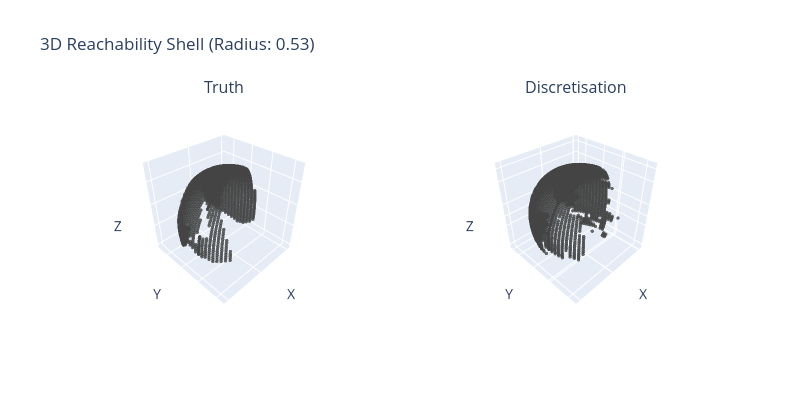

The notebook cell saved with this chart:
### Code cell
compute_metrics(slice_discretisation, slice_labels)

### Figure 1 — Plotly figure (JSON) as saved in the notebook; plotly's stock layout.template omitted (floating-point values rounded to 4 significant figures; data arrays with more than 128 entries replaced by an {"elided": "..."} marker saying what was removed)
{"data": [{"marker": {"color": {"elided": "2201 bool values"}, "colorscale": [[0.0, "#440154"], [0.1111, "#482878"], [0.2222, "#3e4989"], [0.3333, "#31688e"], [0.4444, "#26828e"], [0.5556, "#1f9e89"], [0.6667, "#35b779"], [0.7778, "#6ece58"], [0.8889, "#b5de2b"], [1.0, "#fde725"]], "opacity": 0.8, "size": 2}, "mode": "markers", "showlegend": false, "x": {"elided": "2201 float values"}, "y": {"elided": "2201 float values"}, "z": {"elided": "2201 float values"}, "type": "scatter3d", "scene": "scene"}, {"marker": {"color": {"elided": "3158 bool values"}, "colorscale": [[0.0, "#440154"], [0.1111, "#482878"], [0.2222, "#3e4989"], [0.3333, "#31688e"], [0.4444, "#26828e"], [0.5556, "#1f9e89"], [0.6667, "#35b779"], [0.7778, "#6ece58"], [0.8889, "#b5de2b"], [1.0, "#fde725"]], "opacity": 0.8, "size": 2}, "mode": "markers", "showlegend": false, "x": {"elided": "3158 float values"}, "y": {"elided": "3158 float values"}, "z": {"elided": "3158 float values"}, "type": "scatter3d", "scene": "scene2"}], "layout": {"scene": {"domain": {"x": [0.0, 0.45], "y": [0.0, 1.0]}, "xaxis": {"title": {"text": "X"}, "showticklabels": false}, "yaxis": {"title": {"text": "Y"}, "showticklabels": false}, "zaxis": {"title": {"text": "Z"}, "showticklabels": false}, "camera": {"eye": {"x": 1.5, "y": 1.5, "z": 1.5}}, "aspectmode": "cube"}, "scene2": {"domain": {"x": [0.55, 1.0], "y": [0.0, 1.0]}, "xaxis": {"title": {"text": "X"}, "showticklabels": false}, "yaxis": {"title": {"text": "Y"}, "showticklabels": false}, "zaxis": {"title": {"text": "Z"}, "showticklabels": false}, "camera": {"eye": {"x": 1.5, "y": 1.5, "z": 1.5}}, "aspectmode": "cube"}, "annotations": [{"font": {"size": 16}, "showarrow": false, "text": "Truth", "x": 0.225, "xanchor": "center", "xref": "paper", "y": 1.0, "yanchor": "bottom", "yref": "paper"}, {"font": {"size": 16}, "showarrow": false, "text": "Discretisation", "x": 0.775, "xanchor": "center", "xref": "paper", "y": 1.0, "yanchor": "bottom", "yref": "paper"}], "title": {"text": "3D Reachability Shell (Radius: 0.53)"}, "height": 400, "width": 800}}
